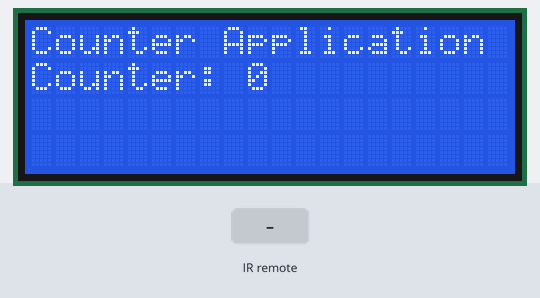
Bench run of a program on a simulated Arduino Uno, built with avr-gcc and run on an emulated ATmega328P. Shown: 20×4 character LCD. The test bench sets the inputs (shaded band). What the program prints to the serial monitor is not drawn.

Above: at 1.2 s.
1.3 s: infrared code 0x2 received
At 2.4 s:
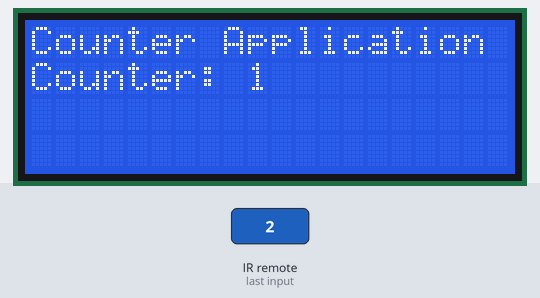
2.8 s: infrared code 0x98 received
Timing chart, 0 to 5.8 s (numbered marks = the images above; inputs shaded):
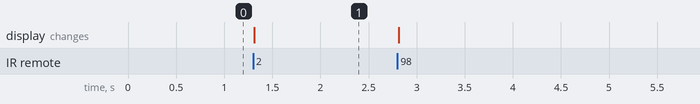

The program:

main.cpp
```cpp
#include <Arduino.h>
#include <IRremote.hpp>
#include <LiquidCrystal_I2C.h>

#define IR_RECEIVE_PIN 2
#define I2C_ADDR    0x27
#define LCD_COLUMNS 20
#define LCD_LINES   4

#define BTN_UP   0x2
#define BTN_DOWN 0x98
#define BTN_OK   0xA8

LiquidCrystal_I2C lcd(I2C_ADDR, LCD_COLUMNS, LCD_LINES);
int counter = 0;

void setup() {
  Serial.begin(9600);
  IrReceiver.begin(IR_RECEIVE_PIN, ENABLE_LED_FEEDBACK);
  lcd.init();
  lcd.backlight();
  lcd.setCursor(0, 0);
  lcd.print("Counter Application");
  lcd.setCursor(0, 1);
  lcd.print("Counter: 0");

  Serial.println("System Ready!");
}

void loop() {
  if (IrReceiver.decode()) {
    uint8_t command = IrReceiver.decodedIRData.command;
    Serial.print("Received command: 0x");
    Serial.println(command, HEX);
    if (command == BTN_UP) {
      counter++;
      Serial.println("UP pressed - Counter increased");
    }
    else if (command == BTN_DOWN) {
      counter--;
      Serial.println("DOWN pressed - Counter decreased");
    }
    else if (command == BTN_OK) {
      counter = 0;
      Serial.println("OK pressed - Counter reset");
    }
    lcd.setCursor(0, 1);
    lcd.print("Counter: ");
    lcd.print(counter);
    lcd.print("   ");
    IrReceiver.resume();
    delay(200);
  }
}
```

Measured:
- after the input at 1.3 s, the display: changes at once (image 1)
